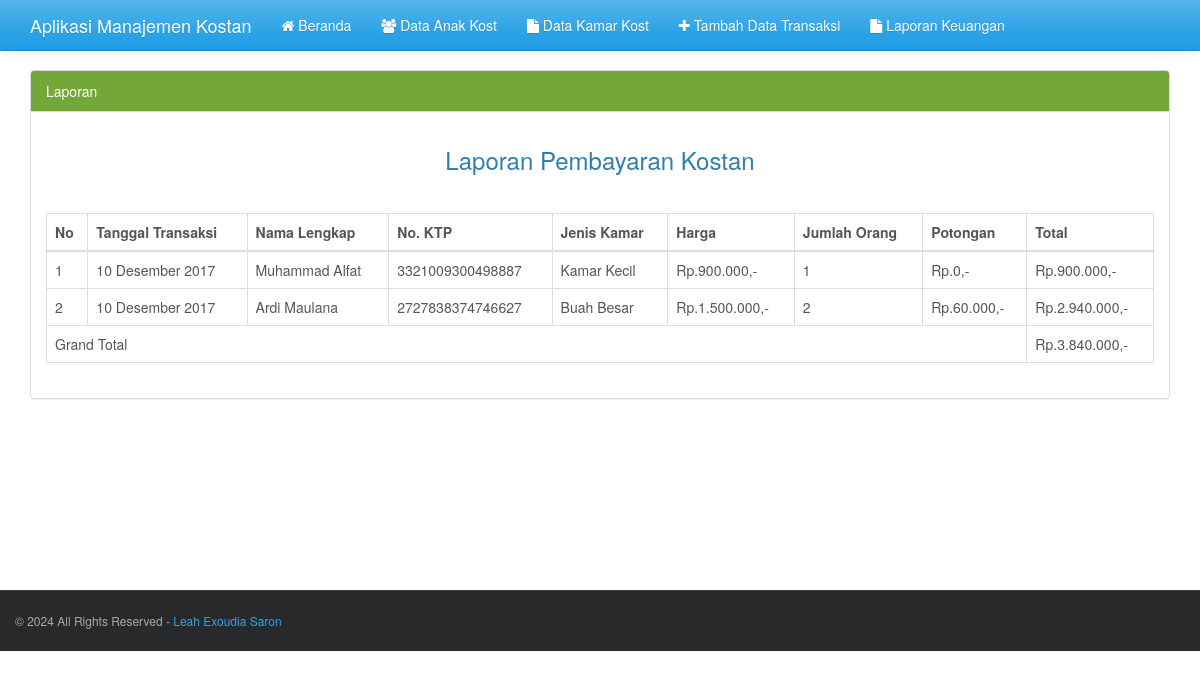
The app's page /laporan.php with its own data.
### tables this page shows
CREATE TABLE IF NOT EXISTS `transaksi` (
`id_transaksi` int(11) NOT NULL,
  `id_anak_kost` int(11) NOT NULL,
  `kode_kamar` int(11) NOT NULL,
  `jumlah_penghuni` int(10) NOT NULL,
  `tanggal_transaksi` date NOT NULL
);

CREATE TABLE IF NOT EXISTS `penghuni_kostan` (
`id_anak_kost` int(11) NOT NULL,
  `nama_lengkap` varchar(35) NOT NULL,
  `no_ktp` varchar(100) NOT NULL
);

CREATE TABLE IF NOT EXISTS `kamar_kost` (
`kode_kamar` int(11) NOT NULL,
  `jenis_kamar` varchar(20) NOT NULL,
  `harga_kamar` int(5) NOT NULL,
  `potongan` int(3) NOT NULL
);

### fungsi/fungsi_indotgl.php (called while the page is built, shortened)
<?php
	function tgl_indo($tgl){
			$tanggal = substr($tgl,8,2);
			$bulan = getBulan(substr($tgl,5,2));
			$tahun = substr($tgl,0,4);
			return $tanggal.' '.$bulan.' '.$tahun;
	}
	function getBulan($bln){
				switch ($bln){
					case 12:
						return "Desember";
						break;
				}
			}
?>

### fungsi/fungsi_rupiah.php (called while the page is built)
<?php
function rupiah($angka,$pre=0){
        $jadi="Rp.".number_format($angka,$pre,',','.').",-";
        return $jadi;
    }
?>

### laporan.php (the view, shortened to what this page needs)
<?php
include("config.php");
include("fungsi/fungsi_indotgl.php");
include("fungsi/fungsi_rupiah.php");
?>
<!DOCTYPE html>
<html>
<head>
	<?php include("include/css.php"); ?>
</head>
<body>
	<header>
		<?php include("include/header.php"); ?>
	</header>
	<div class='container' style='margin-top:70px'>
		<div class='row' style='min-height:520px'>
			<div class='col-md-12'>
				<div class='panel panel-success'>
					<div class='panel-heading'>Laporan</div>
					<div class='panel-body'>
						<center>
							<h3>Laporan Pembayaran Kostan</h3>
							<p>&nbsp;</p>
						</center>
						<table class="table table-hover table-bordered">
							<thead>
								<tr>
									<th>No</th>
									<th>Tanggal Transaksi</th>
									<th>Nama Lengkap</th>
									<th>No. KTP</th>
									<th>Jenis Kamar </th>
									<th>Harga</th>
									<th>Jumlah Orang</th>
									<th>Potongan</th>
									<th>Total</th>
								</tr>
							</thead>
							<tbody>
								<?php
								$no = 1;
								$total_semua = 0;
								$sqlquery = "SELECT penghuni_kostan.*, kamar_kost.*, transaksi.* FROM transaksi transaksi INNER JOIN penghuni_kostan penghuni_kostan ON transaksi.id_anak_kost = penghuni_kostan.id_anak_kost INNER JOIN kamar_kost kamar_kost ON transaksi.kode_kamar = kamar_kost.kode_kamar ORDER BY transaksi.id_anak_kost ASC";
								if ($result = mysqli_query($koneksi, $sqlquery)) {
									while ($row = mysqli_fetch_assoc($result)) {
										$potongan = ($row["harga_kamar"] * $row["jumlah_penghuni"]) * ($row["potongan"] / 100);
										$total = ($row["harga_kamar"] * $row["jumlah_penghuni"]) - $potongan;
										$total_semua += $total;
								?>
										<tr>
											<td><?php echo $no ?></td>
											<td><?php echo tgl_indo($row["tanggal_transaksi"]); ?></td>
											<td><?php echo $row["nama_lengkap"]; ?></td>
											<td><?php echo $row["no_ktp"]; ?></td>
											<td><?php echo $row["jenis_kamar"]; ?></td>
											<td><?php echo rupiah($row["harga_kamar"]); ?></td>
											<td><?php echo $row["jumlah_penghuni"]; ?></td>
											<td><?php echo rupiah($potongan); ?></td>
											<td><?php echo rupiah($total); ?></td>
										</tr>
									<?php
										$no++;
									}
									?>
									<tr>
										<td colspan='8'>Grand Total</td>
										<td colspan='2'><?php echo rupiah($total_semua); ?></td>
									</tr>
								<?php
								}
								?>
							</tbody>
						</table>
					</div>
				</div>
			</div>
		</div>
	</div>
	<?php include("include/footer.php"); ?>
</body>
</html>

### include/css.php
<link href="css/tema1.css" rel="stylesheet">
<link href="css/font-awesome.min.css" rel="stylesheet">
<link href="css/style.css" rel="stylesheet">

### include/header.php (shortened to what this page needs)
<div class="navbar navbar-default navbar-fixed-top">
  <div class="container">
    <div class="navbar-header">
      <a href="index.php" class="navbar-brand">Aplikasi Manajemen Kostan</a>
    </div>
    <div class="navbar-collapse collapse" id="navbar-main">
      <ul class="nav navbar-nav">
        <li><a href="index.php"><i class='fa fa-home'></i> Beranda</a></li>
        <li><a href="anak_kost.php"><i class='fa fa-users'></i> Data Anak Kost</a></li>
        <li><a href="kamar_kost.php"><i class='fa fa-file'></i> Data Kamar Kost</a></li>
        <li><a href="transaksi.php"><i class='fa fa-plus'></i> Tambah Data Transaksi</a></li>
        <li><a href="laporan.php"><i class='fa fa-file'></i> Laporan Keuangan</a></li>
      </ul>
    </div>
  </div>
</div>

### include/footer.php (shortened to what this page needs)
<footer style='margin-top:0px;'>
	<div id="bottom-footer" style='background:#28292b'>
		<div class='container'>
			<div class='row'>
				<span id="copy-text" class="pull-left no-float-xs block-xs align-center-xs">&copy; <?php echo date("Y"); ?> All Rights Reserved - <a href='#'>Leah Exoudia Saron</span>
			</div>
		</div>
	</div>
</footer>

### css/style.css (style rules this page uses)
#bottom-footer { background: rgba(0, 0, 0, 0.15); padding: 20px 0; border-top: 1px solid rgba(255, 255, 255, 0.1); }
#copy-text { line-height: 20px; font-size: 12px; margin: 0; color: rgba(255, 255, 255, 0.6); }

### records on screen
transaksi: tanggal_transaksi "10 Desember 2017", id_anak_kost.nama_lengkap "Muhammad Alfat", id_anak_kost.no_ktp "3321009300498887", kode_kamar.jenis_kamar "Kamar Kecil", kode_kamar.harga_kamar "Rp.900.000,-", jumlah_penghuni "1", rupiah($potongan) "Rp.0,-", rupiah($total) "Rp.900.000,-"
transaksi: tanggal_transaksi "10 Desember 2017", id_anak_kost.nama_lengkap "Ardi Maulana", id_anak_kost.no_ktp "2727838374746627", kode_kamar.jenis_kamar "Buah Besar", kode_kamar.harga_kamar "Rp.1.500.000,-", jumlah_penghuni "2", rupiah($potongan) "Rp.60.000,-", rupiah($total) "Rp.2.940.000,-"

### other values on screen
rupiah($total_semua) "Rp.3.840.000,-"
